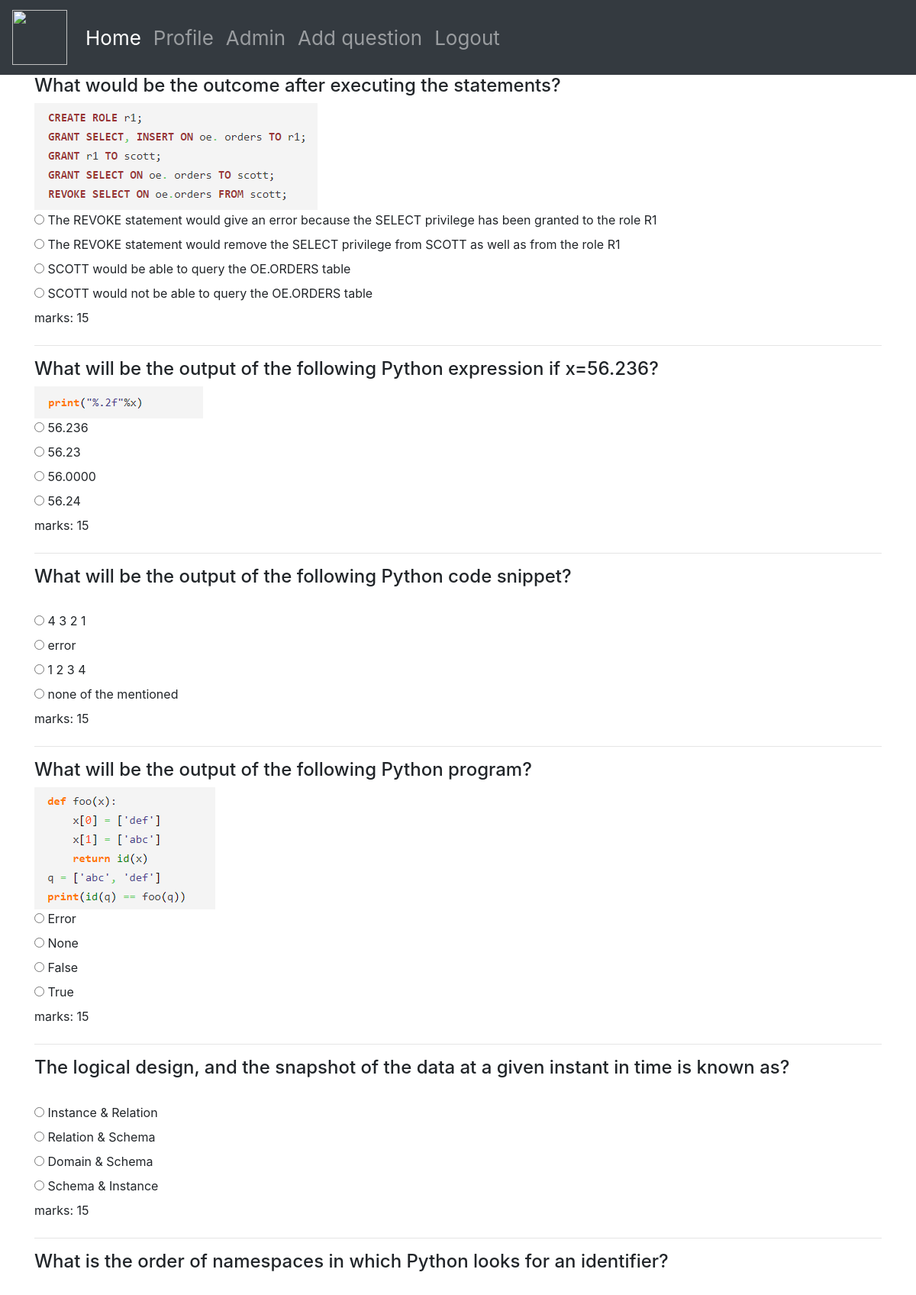
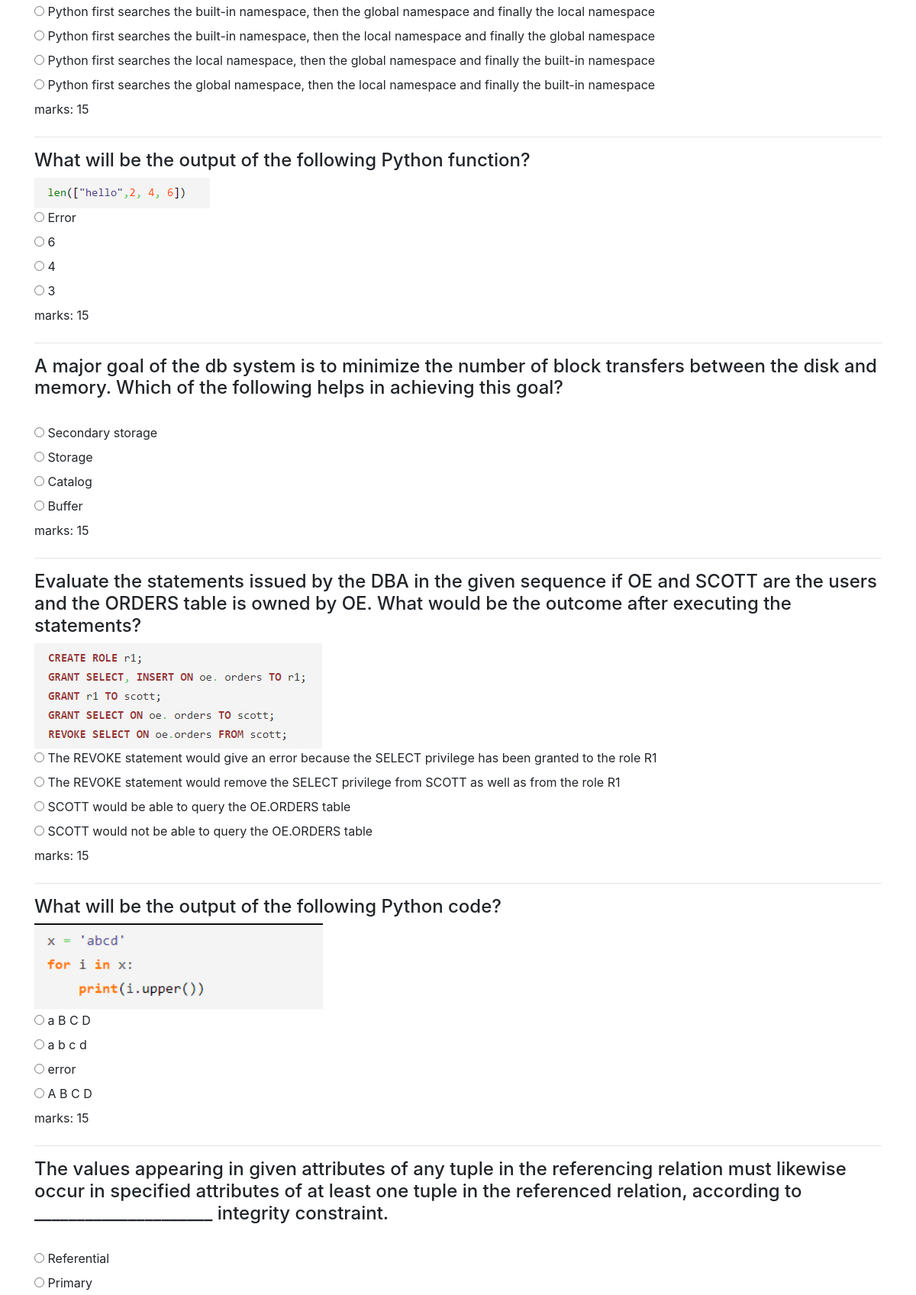
/expert (signed in, upper part), run on the app's committed database (2 pictures, top to bottom).
### home/models.py (models this page shows, shortened)
class QuesModel(models.Model):
    question = models.CharField(max_length=400,null=True)
    desc = models.ImageField(null=True,blank=True,upload_to="images/")
    category = models.CharField(max_length=200,null=True)
    marks = models.IntegerField(default=0)
    op1 = models.CharField(max_length=200,null=True)
    op2 = models.CharField(max_length=200,null=True)
    op3 = models.CharField(max_length=200,null=True)
    op4 = models.CharField(max_length=200,null=True)
    ans = models.CharField(max_length=200,null=True)
    explaination = models.CharField(max_length=400,null=True,default="")
    subject = models.CharField(max_length=200,default="")

### home/views.py (the view, shortened to what this page needs)
# urls.py: path('expert', views.expert, name="expert"),
def expert(request):
    if request.user.is_anonymous:
        return redirect("/login")
    questions_expert = QuesModel.objects.filter(category="advance", marks="15")
    questions_expert = list(questions_expert)
    random.shuffle(questions_expert)
    questions_expert_new = []
    for i in range(0,15):
        questions_expert_new.append(questions_expert[i])
    context = {
        "questions_list_expert":questions_expert_new,
    }
    return render(request, "expert.html",context)

### templates/expert.html (shortened to what this page needs)
{% extends 'navbar.html' %}
{% block body %}
<div class="container">
    <form method="post" action="">
    {%for j in questions_list_expert%}
        <h4>{{j.question}}</h4>
    {%if j.desc%}
        <img src="{{j.desc.url}}">
    {%endif%}
    <br>
    <input type="radio" value="{{j.op1}}" name="answer_expert{{forloop.counter}}">
    <label for="answer_expert{{forloop.counter}}">{{j.op1}}</label>
    <br>
    <input type="radio" value="{{j.op2}}" name="answer_expert{{forloop.counter}}">
    <label for="answer_expert{{forloop.counter}}">{{j.op2}}</label>
    <br>
    <input type="radio" value="{{j.op3}}" name="answer_expert{{forloop.counter}}">
    <label for="answer_expert{{forloop.counter}}">{{j.op3}}</label>
    <br>
    <input type="radio" value="{{j.op4}}" name="answer_expert{{forloop.counter}}">
    <label for="answer_expert{{forloop.counter}}">{{j.op4}}</label>
    <br>
    <label>marks: {{j.marks}}</label>
    <hr>
    {%endfor%}
    </form>
</div>
{% endblock body %}

### data on the page
QuesModel: question "What would be the outcome after executing the statements?", desc (picture), op1 "The REVOKE statement would give an error because the SELECT privilege has been granted to the role R1", op2 "The REVOKE statement would remove the SELECT privilege from SCOTT as well as from the role R1", op3 "SCOTT would be able to query the OE.ORDERS table", op4 "SCOTT would not be able to query the OE.ORDERS table", marks "15"
QuesModel: question "What will be the output of the following Python expression if x=56.236?", desc (picture), op1 "56.236", op2 "56.23", op3 "56.0000", op4 "56.24", marks "15"
QuesModel: question "What will be the output of the following Python code snippet?", op1 "4 3 2 1", op2 "error", op3 "1 2 3 4", op4 "none of the mentioned", marks "15"
QuesModel: question "What will be the output of the following Python program?", desc (picture), op1 "Error", op2 "None", op3 "False", op4 "True", marks "15"
QuesModel: question "The logical design, and the snapshot of the data at a given instant in time is known as?", op1 "Instance & Relation", op2 "Relation & Schema", op3 "Domain & Schema", op4 "Schema & Instance", marks "15"
QuesModel: question "What is the order of namespaces in which Python looks for an identifier?", op1 "Python first searches the built-in namespace, then the global namespace and finally the local namespace", op2 "Python first searches the built-in namespace, then the local namespace and finally the global namespace", op3 "Python first searches the local namespace, then the global namespace and finally the built-in namespace", op4 "Python first searches the global namespace, then the local namespace and finally the built-in namespace", marks "15"
QuesModel: question "What will be the output of the following Python function?", desc (picture), op1 "Error", op2 "6", op3 "4", op4 "3", marks "15"
QuesModel: question "A major goal of the db system is to minimize the number of block transfers between the disk and memory. Which of the following helps in achieving this goal?", op1 "Secondary storage", op2 "Storage", op3 "Catalog", op4 "Buffer", marks "15"
QuesModel: question "Evaluate the statements issued by the DBA in the given sequence if OE and SCOTT are the users and the ORDERS table is owned by OE. What would be the outcome after executing the statements?", desc (picture), op1 "The REVOKE statement would give an error because the SELECT privilege has been granted to the role R1", op2 "The REVOKE statement would remove the SELECT privilege from SCOTT as well as from the role R1", op3 "SCOTT would be able to query the OE.ORDERS table", op4 "SCOTT would not be able to query the OE.ORDERS table", marks "15"
QuesModel: question "What will be the output of the following Python code?", desc (picture), op1 "a B C D", op2 "a b c d", op3 "error", op4 "A B C D", marks "15"
QuesModel: question "The values appearing in given attributes of any tuple in the referencing relation must likewise occur in specified attributes of at least one tuple in the referenced relation, according to _____________________ integrity constraint.", op1 "Referential", op2 "Primary"
